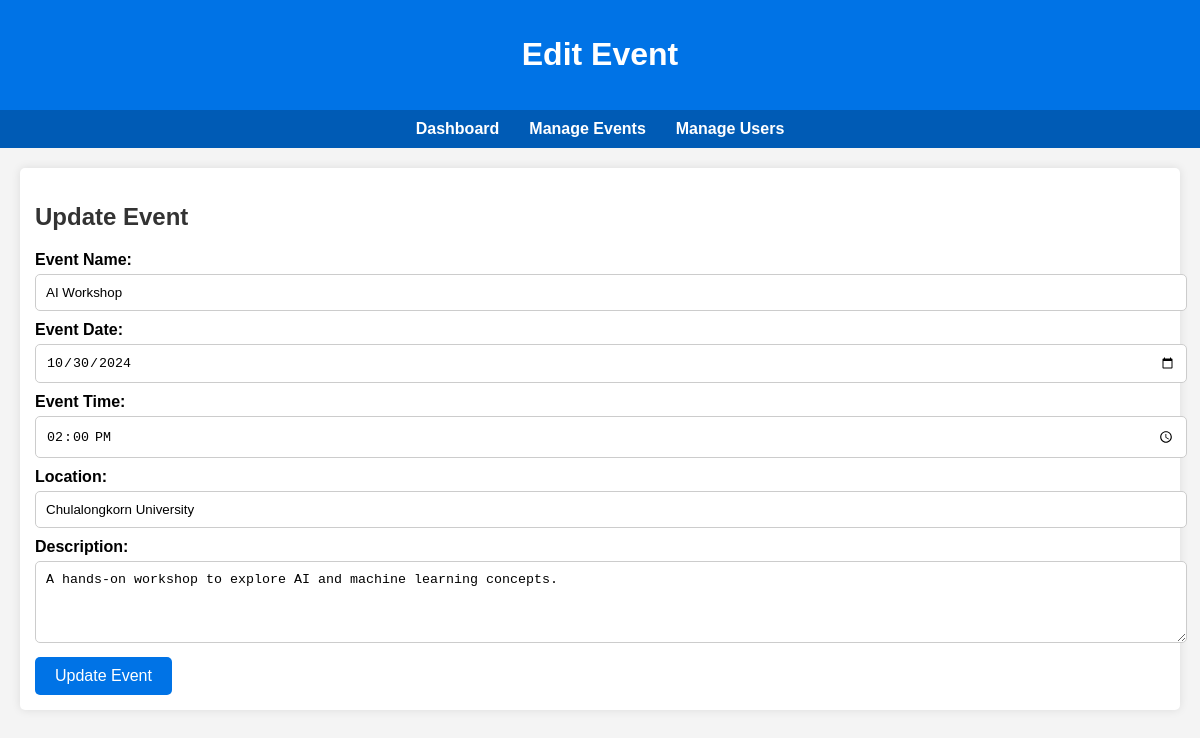
Page /admin/edit_event.php?id=11 (signed in) on the committed database.
### tables this page shows
CREATE TABLE `events` (
  `event_id` int(11) NOT NULL,
  `event_name` varchar(100) NOT NULL,
  `event_date` date NOT NULL,
  `event_time` time NOT NULL,
  `location` varchar(100) DEFAULT NULL,
  `description` text,
  `organizer_id` int(11) DEFAULT NULL,
  `location_id` int(11) DEFAULT NULL
);

### admin/edit_event.php (the view, shortened to what this page needs)
<?php
include '../config/db_connect.php';
$event = [
    'event_id' => '',
    'event_name' => '',
    'event_date' => '',
    'event_time' => '',
    'location' => '',
    'description' => ''
];
if (isset($_GET['id'])) {
    $event_id = $_GET['id'];
    $stmt = $conn->prepare("SELECT * FROM Events WHERE event_id = ?");
    $stmt->bind_param("i", $event_id);
    $stmt->execute();
    $result = $stmt->get_result();
    if ($result->num_rows > 0) {
        $event = $result->fetch_assoc();
    } else {
        echo "No event found with the provided ID.";
        exit;
    }
} else {
    echo "Event ID not provided.";
    exit;
}
?>
<!DOCTYPE html>
<html lang="en">
<head>
    <link rel="stylesheet" href="../assets/css/style.css">
</head>
<body>
    <header>
        <h1>Edit Event</h1>
    </header>
    <nav>
        <a href="admin.php">Dashboard</a>
        <a href="admin_events.php">Manage Events</a>
        <a href="admin_users.php">Manage Users</a>
    </nav>
    <div class="container">
        <div class="section">
            <h2>Update Event</h2>
            <form action="edit_event.php?id=<?php echo $event['event_id']; ?>" method="POST">
                <label for="event_name">Event Name:</label>
                <input type="text" id="event_name" name="event_name" value="<?php echo $event['event_name']; ?>" required>
                <label for="event_date">Event Date:</label>
                <input type="date" id="event_date" name="event_date" value="<?php echo $event['event_date']; ?>" required>
                <label for="event_time">Event Time:</label>
                <input type="time" id="event_time" name="event_time" value="<?php echo $event['event_time']; ?>" required>
                <label for="location">Location:</label>
                <input type="text" id="location" name="location" value="<?php echo $event['location']; ?>" required>
                <label for="description">Description:</label>
                <textarea id="description" name="description" rows="4" required><?php echo $event['description']; ?></textarea>
                <button type="submit">Update Event</button>
            </form>
        </div>
    </div>
</body>
</html>

### assets/css/style.css (style rules this page uses)
body { font-family: Arial, sans-serif; margin: 0; padding: 0; background-color: #f4f4f4; }
header { background-color: #0073e6; color: #fff; padding: 15px; text-align: center; }
nav { display: flex; justify-content: center; background-color: #005bb5; padding: 10px; }
nav a { color: white; margin: 0 15px; text-decoration: none; font-weight: bold; }
.container { padding: 20px; }
.section { margin-bottom: 30px; background-color: #fff; padding: 15px; border-radius: 5px; box-shadow: 0 0 10px rgba(0,0,0,0.1); }
h2 { color: #333; }
label { font-weight: bold; }
input, select, textarea { width: 100%; padding: 10px; margin: 5px 0 10px; border-radius: 5px; border: 1px solid #ccc; }
button { background-color: #0073e6; color: white; padding: 10px 20px; border: none; border-radius: 5px; cursor: pointer; font-size: 16px; }

### rows in the picture
events: event_name "AI Workshop", event_date "10/30/2024", event_time "14:00:00", location "Chulalongkorn University", description "A hands-on workshop to explore AI and machine learning concepts."
